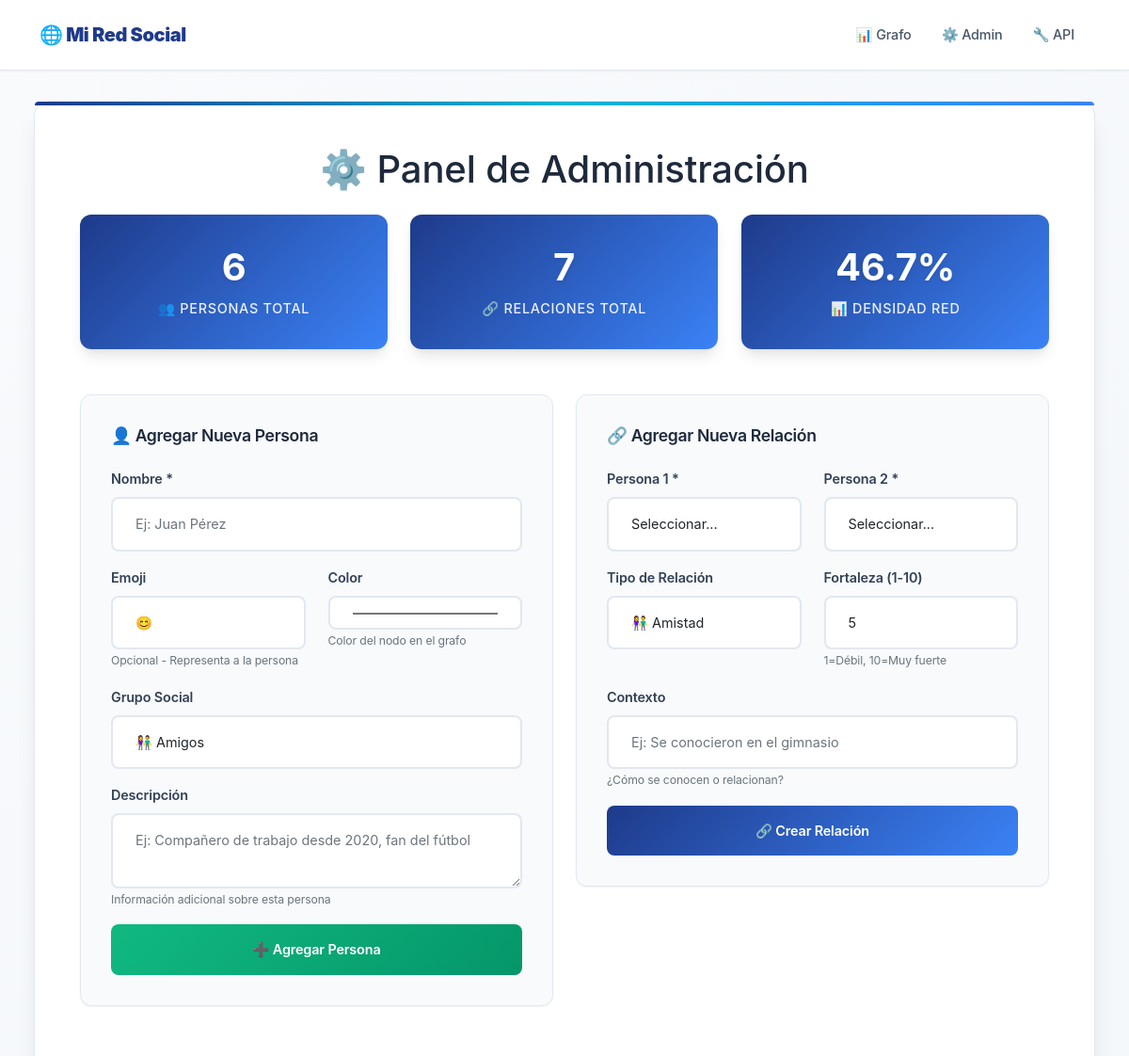
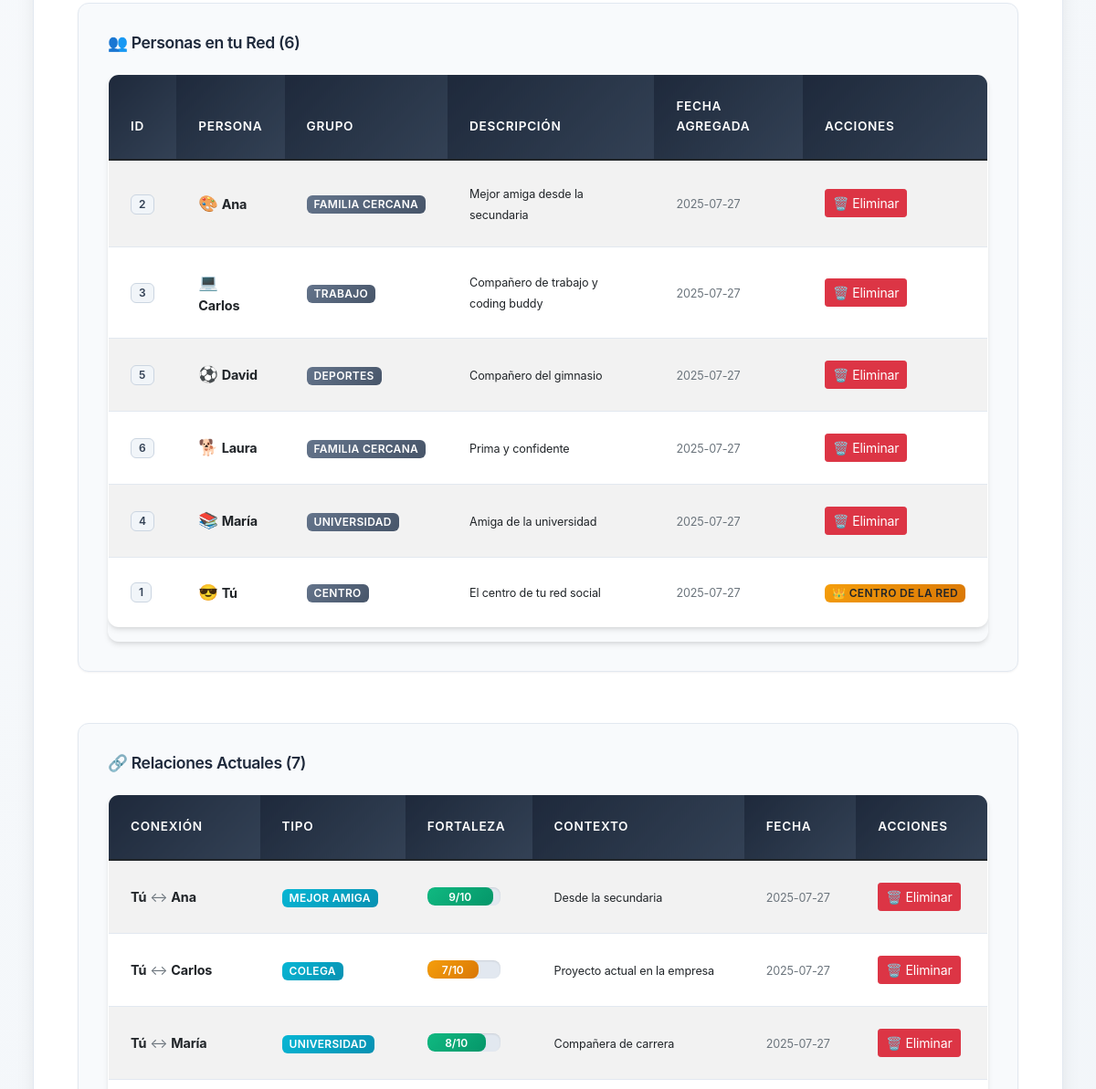
/admin (upper part), run on an earlier commit of the app's database (2 pictures, top to bottom).
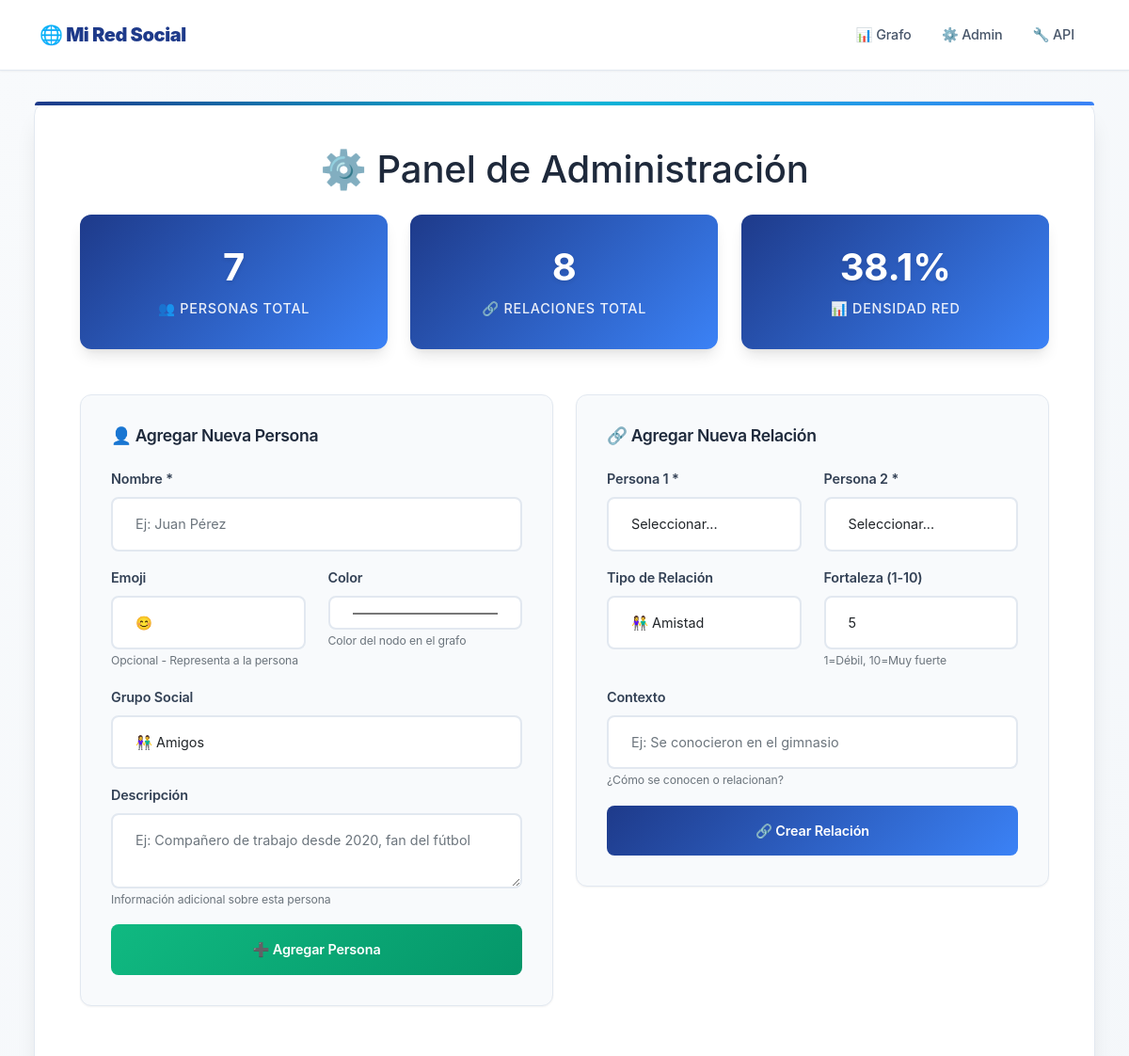
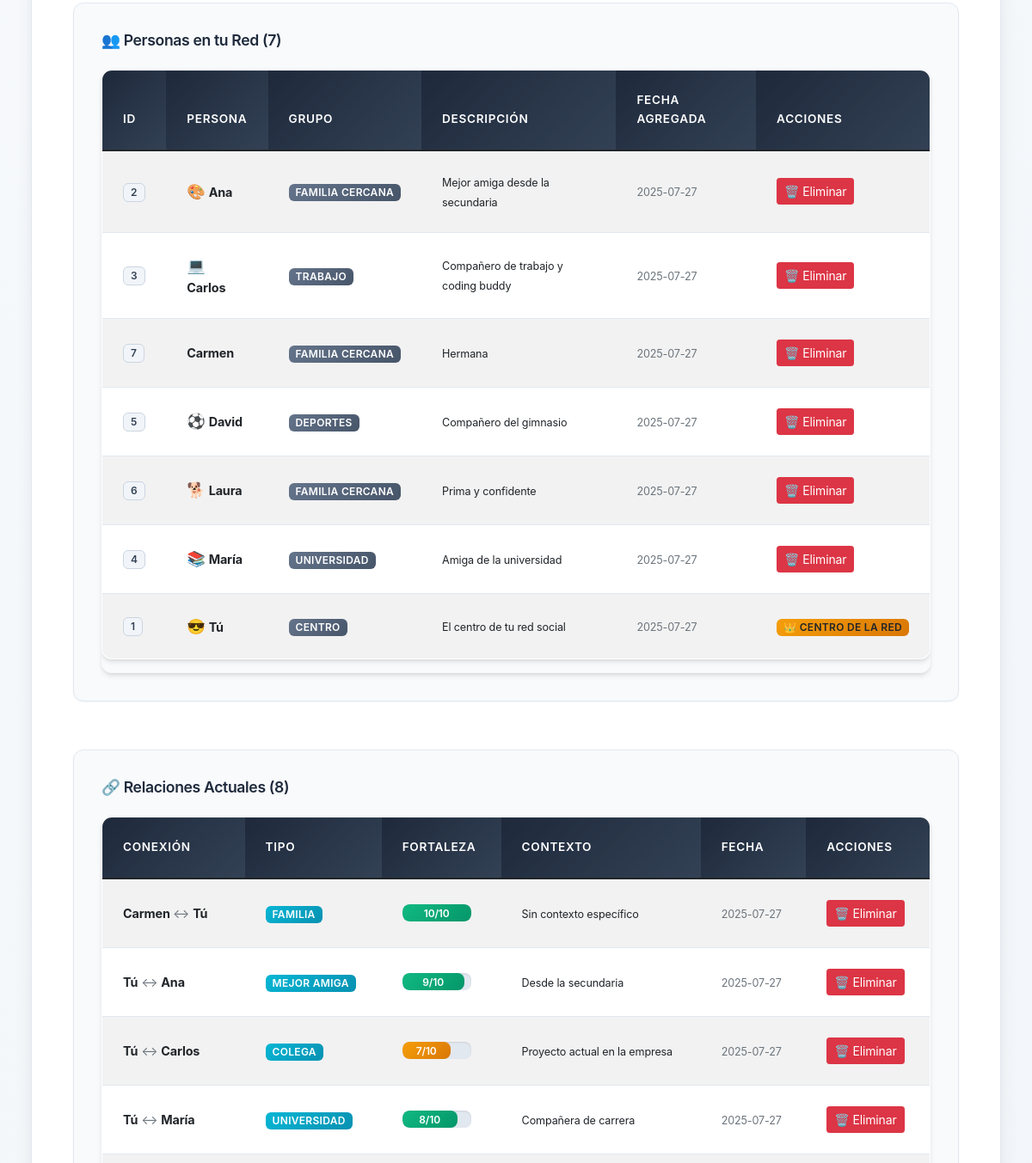
And on a later commit of the database (2 pictures, top to bottom).
### tables this page shows
CREATE TABLE personas (
            id INTEGER PRIMARY KEY AUTOINCREMENT,
            nombre TEXT NOT NULL UNIQUE,
            emoji TEXT DEFAULT '😊',
            grupo TEXT DEFAULT 'amigos',
            color TEXT DEFAULT '#4ecdc4',
            descripcion TEXT,
            fecha_creacion TIMESTAMP DEFAULT CURRENT_TIMESTAMP
        );

CREATE TABLE relaciones (
            id INTEGER PRIMARY KEY AUTOINCREMENT,
            persona1_id INTEGER,
            persona2_id INTEGER,
            tipo TEXT DEFAULT 'amistad',
            fortaleza INTEGER DEFAULT 5,
            contexto TEXT,
            fecha_creacion TIMESTAMP DEFAULT CURRENT_TIMESTAMP,
            FOREIGN KEY (persona1_id) REFERENCES personas (id),
            FOREIGN KEY (persona2_id) REFERENCES personas (id),
            UNIQUE(persona1_id, persona2_id)
        );

### app.py (the view)
@app.route('/admin')
def admin():
    conn = get_db_connection()
    personas = conn.execute('SELECT * FROM personas ORDER BY nombre').fetchall()
    relaciones = conn.execute('''
        SELECT r.*, p1.nombre as persona1_nombre, p2.nombre as persona2_nombre
        FROM relaciones r
        JOIN personas p1 ON r.persona1_id = p1.id
        JOIN personas p2 ON r.persona2_id = p2.id
        ORDER BY r.fecha_creacion DESC
    ''').fetchall()
    conn.close()
    return render_template('admin.html', personas=personas, relaciones=relaciones)

### app.py (called while the page is built)
def get_db_connection():
    conn = sqlite3.connect(DATABASE)
    conn.row_factory = sqlite3.Row
    return conn

### templates/admin.html (shortened to what this page needs)
{% extends "base.html" %}
{% block content %}
<div class="main-container">
    <h1 class="text-center mb-4">⚙️ Panel de Administración</h1>
    <div class="row mb-4">
        <div class="col-md-4">
            <div class="stats-card">
                <h3>{{ personas|length }}</h3>
                <p class="mb-0">👥 Personas Total</p>
            </div>
        </div>
        <div class="col-md-4">
            <div class="stats-card">
                <h3>{{ relaciones|length }}</h3>
                <p class="mb-0">🔗 Relaciones Total</p>
            </div>
        </div>
        <div class="col-md-4">
            <div class="stats-card">
                <h3>{{ ((relaciones|length / ((personas|length * (personas|length - 1)) / 2)) * 100)|round(1) if personas|length > 1 else 0 }}%</h3>
                <p class="mb-0">📊 Densidad Red</p>
            </div>
        </div>
    </div>
    <div class="row">
        <div class="col-md-6">
            <div class="admin-panel">
                <h4>👤 Agregar Nueva Persona</h4>
                <form method="POST" action="{{ url_for('agregar_persona') }}">
                    <div class="mb-3">
                        <label class="form-label">Nombre *</label>
                        <input type="text" class="form-control" name="nombre" required placeholder="Ej: Juan Pérez">
                    </div>
                    <div class="row">
                        <div class="col-md-6">
                            <label class="form-label">Emoji</label>
                            <input type="text" class="form-control" name="emoji" placeholder="😊" maxlength="2">
                            <small class="text-muted">Opcional - Representa a la persona</small>
                        </div>
                        <div class="col-md-6">
                            <label class="form-label">Color</label>
                            <input type="color" class="form-control" name="color" value="#4ecdc4">
                            <small class="text-muted">Color del nodo en el grafo</small>
                        </div>
                    </div>
                    <div class="mb-3 mt-3">
                        <label class="form-label">Grupo Social</label>
                        <select class="form-control" name="grupo">
                            <option value="amigos">👫 Amigos</option>
                        </select>
                    </div>
                    <div class="mb-3">
                        <label class="form-label">Descripción</label>
                        <textarea class="form-control" name="descripcion" rows="2" placeholder="Ej: Compañero de trabajo desde 2020, fan del fútbol"></textarea>
                        <small class="text-muted">Información adicional sobre esta persona</small>
                    </div>
                    <button type="submit" class="btn btn-success btn-custom w-100">➕ Agregar Persona</button>
                </form>
            </div>
        </div>
        <div class="col-md-6">
            <div class="admin-panel">
                <h4>🔗 Agregar Nueva Relación</h4>
                <form method="POST" action="{{ url_for('agregar_relacion') }}">
                    <div class="row">
                        <div class="col-md-6">
                            <label class="form-label">Persona 1 *</label>
                            <select class="form-control" name="persona1_id" required>
                                <option value="">Seleccionar...</option>
                            </select>
                        </div>
                        <div class="col-md-6">
                            <label class="form-label">Persona 2 *</label>
                            <select class="form-control" name="persona2_id" required>
                                <option value="">Seleccionar...</option>
                            </select>
                        </div>
                    </div>
                    <div class="row mt-3">
                        <div class="col-md-6">
                            <label class="form-label">Tipo de Relación</label>
                            <select class="form-control" name="tipo">
                                <option value="amistad">👫 Amistad</option>
                            </select>
                        </div>
                        <div class="col-md-6">
                            <label class="form-label">Fortaleza (1-10)</label>
                            <input type="number" class="form-control" name="fortaleza" min="1" max="10" value="5">
                            <small class="text-muted">1=Débil, 10=Muy fuerte</small>
                        </div>
                    </div>
                    <div class="mb-3 mt-3">
                        <label class="form-label">Contexto</label>
                        <input type="text" class="form-control" name="contexto" placeholder="Ej: Se conocieron en el gimnasio">
                        <small class="text-muted">¿Cómo se conocen o relacionan?</small>
                    </div>
                    <button type="submit" class="btn btn-primary btn-custom w-100">🔗 Crear Relación</button>
                </form>
            </div>
        </div>
    </div>
    <div class="row mt-4">
        <div class="col-12">
            <div class="admin-panel">
                <h4>👥 Personas en tu Red ({{ personas|length }})</h4>
                <div class="table-responsive">
                    <table class="table table-striped table-hover">
                        <thead class="table-dark">
                            <tr>
                                <th>ID</th>
                                <th>Persona</th>
                                <th>Grupo</th>
                                <th>Descripción</th>
                                <th>Fecha Agregada</th>
                                <th>Acciones</th>
                            </tr>
                        </thead>
                        <tbody>
                            {% for persona in personas %}
                            <tr>
                                <td><span class="badge bg-light text-dark">{{ persona.id }}</span></td>
                                <td>
                                    <span style="color: {{ persona.color }}; font-size: 1.2em;">{{ persona.emoji }}</span>
                                    <strong>{{ persona.nombre }}</strong>
                                </td>
                                <td>
                                    <span class="badge bg-secondary">{{ persona.grupo.replace('_', ' ').title() }}</span>
                                </td>
                                <td>
                                    <small>{{ persona.descripcion or 'Sin descripción' }}</small>
                                </td>
                                <td>
                                    <small class="text-muted">{{ persona.fecha_creacion[:10] if persona.fecha_creacion else 'N/A' }}</small>
                                </td>
                                <td>
                                    {% if persona.nombre != 'Tú' %}
                                    <a href="{{ url_for('eliminar_persona', persona_id=persona.id) }}"
                                       class="btn btn-sm btn-danger"
                                       onclick="return confirm('¿Estás seguro de eliminar a {{ persona.nombre }}? Se eliminarán también todas sus relaciones.')">
                                       🗑️ Eliminar
                                    </a>
                                    {% else %}
                                    <span class="badge bg-warning text-dark">👑 Centro de la Red</span>
                                    {% endif %}
                                </td>
                            </tr>
                            {% endfor %}
                        </tbody>
                    </table>
                </div>
            </div>
        </div>
    </div>
    <div class="row mt-4">
        <div class="col-12">
            <div class="admin-panel">
                <h4>🔗 Relaciones Actuales ({{ relaciones|length }})</h4>
                <div class="table-responsive">
                    <table class="table table-striped table-hover">
                        <thead class="table-dark">
                            <tr>
                                <th>Conexión</th>
                                <th>Tipo</th>
                                <th>Fortaleza</th>
                                <th>Contexto</th>
                                <th>Fecha</th>
                                <th>Acciones</th>
                            </tr>
                        </thead>
                        <tbody>
                            {% for relacion in relaciones %}
                            <tr>
                                <td>
                                    <strong>{{ relacion.persona1_nombre }}</strong>
                                    <span class="text-muted">↔</span>
                                    <strong>{{ relacion.persona2_nombre }}</strong>
                                </td>
                                <td>
                                    <span class="badge bg-info">{{ relacion.tipo.replace('_', ' ').title() }}</span>
                                </td>
                                <td>
                                    <div class="progress" style="height: 20px; width: 80px;">
                                        <div class="progress-bar{% if relacion.fortaleza >= 8 %} bg-success{% elif relacion.fortaleza >= 6 %} bg-warning{% elif relacion.fortaleza >= 4 %} bg-info{% else %} bg-secondary{% endif %}"
                                            style="width: {{ relacion.fortaleza * 10 }}%;">
                                            {{ relacion.fortaleza }}/10
                                        </div>
                                    </div>
                                </td>
                                <td>
                                    <small>{{ relacion.contexto or 'Sin contexto específico' }}</small>
                                </td>
                                <td>
                                    <small class="text-muted">{{ relacion.fecha_creacion[:10] if relacion.fecha_creacion else 'N/A' }}</small>
                                </td>
                                <td>
                                    <a href="{{ url_for('eliminar_relacion', relacion_id=relacion.id) }}"
                                       class="btn btn-sm btn-danger"
                                       onclick="return confirm('¿Eliminar la relación entre {{ relacion.persona1_nombre }} y {{ relacion.persona2_nombre }}?')">
                                       🗑️ Eliminar
                                    </a>
                                </td>
                            </tr>
                            {% endfor %}
                        </tbody>
                    </table>
                </div>
            </div>
        </div>
    </div>
</div>
{% endblock %}

### templates/base.html (shortened to what this page needs)
<!DOCTYPE html>
<html lang="es">
<head>
    <link href="https://cdn.jsdelivr.net/npm/bootstrap@5.1.3/dist/css/bootstrap.min.css" rel="stylesheet">
    <link rel="stylesheet" type="text/css" href="{{ url_for('static', filename='css/base.css') }}">
</head>
<body>
    <nav class="navbar navbar-expand-lg navbar-light navbar-custom">
        <div class="container">
            <a class="navbar-brand" href="{{ url_for('index') }}">
                <strong>🌐 Mi Red Social</strong>
            </a>
            <div class="navbar-nav ms-auto">
                <a class="nav-link" href="{{ url_for('index') }}">📊 Grafo</a>
                <a class="nav-link" href="{{ url_for('admin') }}">⚙️ Admin</a>
                <a class="nav-link" href="/api/grafo" target="_blank">🔧 API</a>
            </div>
        </div>
    </nav>
    <div class="container-fluid">
        {% block content %}{% endblock %}
    </div>
</body>
</html>

What changed in the data, as far as the page shows it:
added personas: id "7", nombre "Carmen", grupo.replace "FAMILIA CERCANA", descripcion "Hermana", fecha_creacion "2025-07-27"
added relaciones: persona1_nombre "Carmen", persona2_nombre "Tú", tipo.replace "FAMILIA", fortaleza "10", contexto "Sin contexto específico", fecha_creacion "2025-07-27"
Also different on the page:
{{ personas|length }}: "6" → "7"
{{ relaciones|length }}: "7" → "8"
text no longer shown: "46.7"
text now shown: "38.1"
